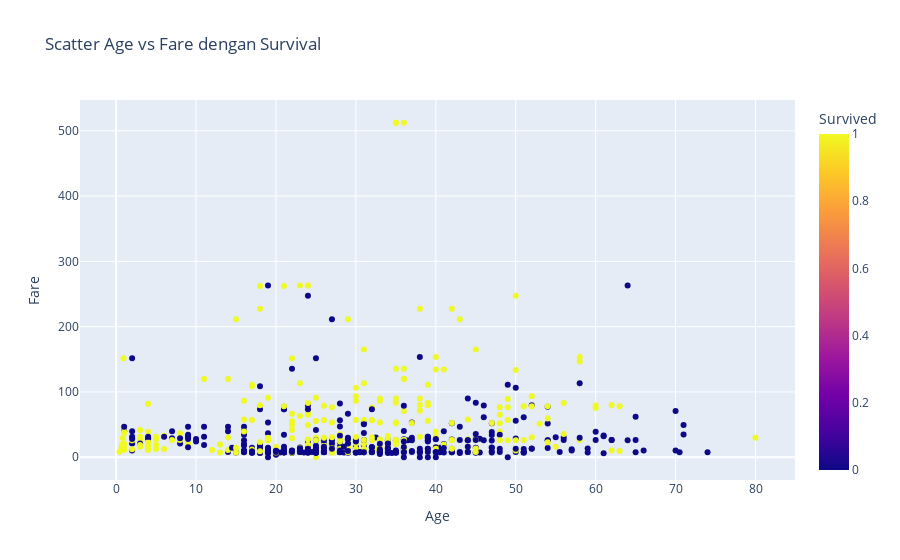
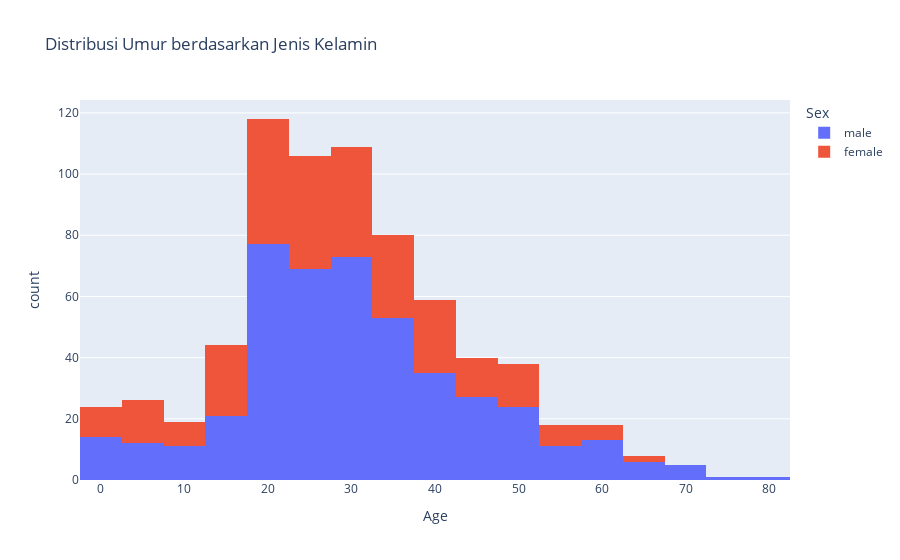

Notebook code cell kept with these figures, in order:
### Code cell
import plotly . express as px

# Scatter interaktif Age vs Fare
fig = px . scatter ( df , x ="Age", y ="Fare", color ="Survived",
                    title =" Scatter Age vs Fare dengan Survival ")
fig . show ()
# Histogram interaktif Age
fig = px . histogram ( df , x ="Age", nbins =20 , color ="Sex",
                      title =" Distribusi Umur berdasarkan Jenis Kelamin ")
fig . show ()

### Figure 1 — Plotly figure (JSON) as saved in the notebook; plotly's stock layout.template omitted (floating-point values rounded to 4 significant figures; data arrays with more than 128 entries replaced by an {"elided": "..."} marker saying what was removed)
{"data": [{"hovertemplate": "Age=%{x}<br>Fare=%{y}<br>Survived=%{marker.color}<extra></extra>", "legendgroup": "", "marker": {"color": {"elided": "891 int values"}, "coloraxis": "coloraxis", "symbol": "circle"}, "mode": "markers", "name": "", "orientation": "v", "showlegend": false, "type": "scatter", "x": {"elided": "891 float values"}, "xaxis": "x", "y": {"elided": "891 float values"}, "yaxis": "y"}], "layout": {"coloraxis": {"colorbar": {"title": {"text": "Survived"}}, "colorscale": [[0, "#0d0887"], [0.1111, "#46039f"], [0.2222, "#7201a8"], [0.3333, "#9c179e"], [0.4444, "#bd3786"], [0.5556, "#d8576b"], [0.6667, "#ed7953"], [0.7778, "#fb9f3a"], [0.8889, "#fdca26"], [1, "#f0f921"]]}, "legend": {"tracegroupgap": 0}, "title": {"text": " Scatter Age vs Fare dengan Survival "}, "xaxis": {"anchor": "y", "domain": [0, 1], "title": {"text": "Age"}}, "yaxis": {"anchor": "x", "domain": [0, 1], "title": {"text": "Fare"}}}}

### Figure 2 — Plotly figure (JSON) as saved in the notebook; plotly's stock layout.template omitted (floating-point values rounded to 4 significant figures; data arrays with more than 128 entries replaced by an {"elided": "..."} marker saying what was removed)
{"data": [{"bingroup": "x", "hovertemplate": "Sex=male<br>Age=%{x}<br>count=%{y}<extra></extra>", "legendgroup": "male", "marker": {"color": "#636efa", "pattern": {"shape": ""}}, "name": "male", "nbinsx": 20, "orientation": "v", "showlegend": true, "type": "histogram", "x": {"elided": "577 float values"}, "xaxis": "x", "yaxis": "y"}, {"bingroup": "x", "hovertemplate": "Sex=female<br>Age=%{x}<br>count=%{y}<extra></extra>", "legendgroup": "female", "marker": {"color": "#EF553B", "pattern": {"shape": ""}}, "name": "female", "nbinsx": 20, "orientation": "v", "showlegend": true, "type": "histogram", "x": {"elided": "314 float values"}, "xaxis": "x", "yaxis": "y"}], "layout": {"barmode": "relative", "legend": {"title": {"text": "Sex"}, "tracegroupgap": 0}, "title": {"text": " Distribusi Umur berdasarkan Jenis Kelamin "}, "xaxis": {"anchor": "y", "domain": [0, 1], "title": {"text": "Age"}}, "yaxis": {"anchor": "x", "domain": [0, 1], "title": {"text": "count"}}}}
